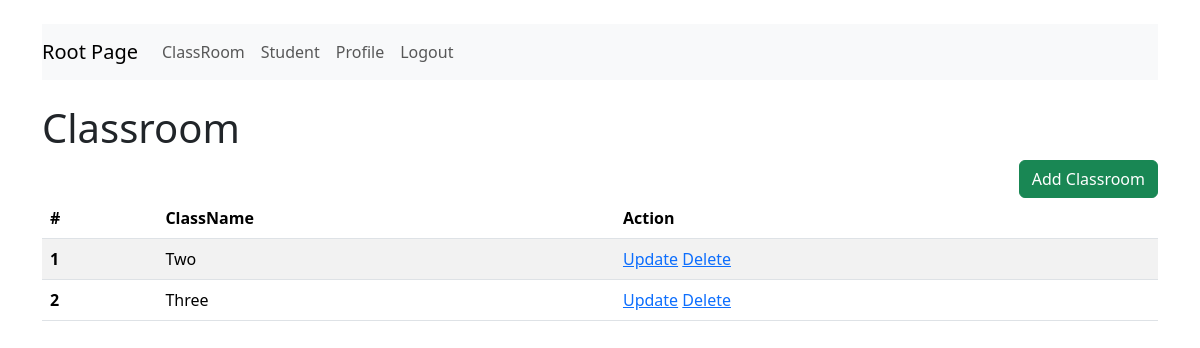
Page /crud/classroom/ (signed in) on the earlier database version.
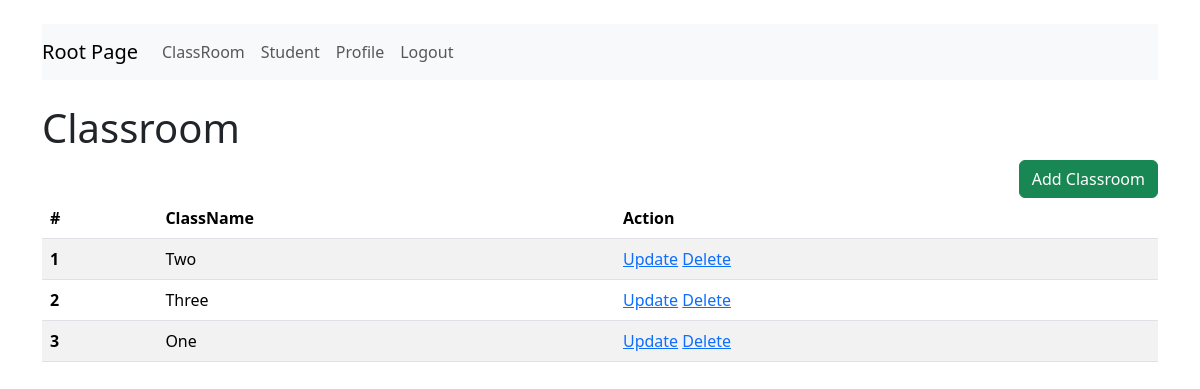
Same page on the later database version.
### crud/models.py (models this page shows)
class ClassRoom(models.Model):
    name = models.CharField(max_length = 10)

### crud/views.py (the view)
# urls.py: path("classroom/", ClassRoomView.as_view()),
@login_required
def classroom(request):
    classrooms = ClassRoom.objects.all()
    return render(request, template_name="crud/classroom.html", context={"classrooms": classrooms})

### crud/templates/crud/classroom.html
{% extends 'crud/base.html' %}
{% block content %}
    {% include 'crud/nav.html' %}
    <br>
    <h1>Classroom</h1>
    <a href = "{%url 'add_classroom' %}" class = "btn btn-success" style = "float: right;">Add Classroom</a>
    <table class="table table-striped">
        <thead>
          <tr>
            <th scope="col">#</th>
            <th scope="col">ClassName</th>
            <th scope="col">Action</th>
          </tr>
        </thead>
        <tbody>
            {% for classroom in classrooms %}
          <tr>
            <th scope="row">{{ forloop.counter }}</th>
            <td>{{ classroom.name}}</td>
            <td>
              <a href="{% url 'update_classroom' classroom.id %}">Update</a>
              <a href="{% url 'delete_classroom' classroom.id %}">Delete</a>
            </td>
          </tr>
          {% endfor%}
        </tbody>
      </table>
{% endblock %}

Differences in the rows shown:
added ClassRoom: name "One"
